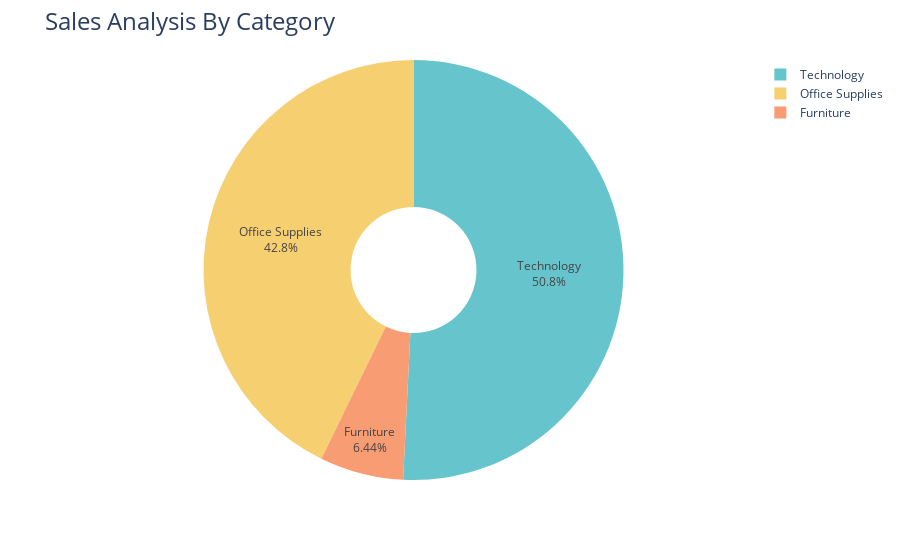

Write notebook code for a chart like this one.
### Code cell
profit_by_category = data.groupby('Category')['Profit'].sum().reset_index()
fig = px.pie(profit_by_category,
             values='Profit',
             names='Category',
             hole =0.3,
             color_discrete_sequence = px.colors.qualitative.Pastel)
fig.update_traces(textposition='inside', textinfo = 'percent+label')
fig.update_layout(title_text='Sales Analysis By Category', title_font=dict(size=24))

fig.show()

### Figure 1 — Plotly figure (JSON) as saved in the notebook; plotly's stock layout.template omitted (floating-point values rounded to 4 significant figures)
{"data": [{"domain": {"x": [0, 1], "y": [0, 1]}, "hole": 0.3, "hovertemplate": "Category=%{label}<br>Profit=%{value}<extra></extra>", "labels": ["Furniture", "Office Supplies", "Technology"], "legendgroup": "", "name": "", "showlegend": true, "textinfo": "percent+label", "textposition": "inside", "type": "pie", "values": [18450.0, 122500.0, 145500.0]}], "layout": {"legend": {"tracegroupgap": 0}, "margin": {"t": 60}, "piecolorway": ["rgb(102, 197, 204)", "rgb(246, 207, 113)", "rgb(248, 156, 116)", "rgb(220, 176, 242)", "rgb(135, 197, 95)", "rgb(158, 185, 243)", "rgb(254, 136, 177)", "rgb(201, 219, 116)", "rgb(139, 224, 164)", "rgb(180, 151, 231)", "rgb(179, 179, 179)"], "title": {"font": {"size": 24}, "text": "Sales Analysis By Category"}}}
